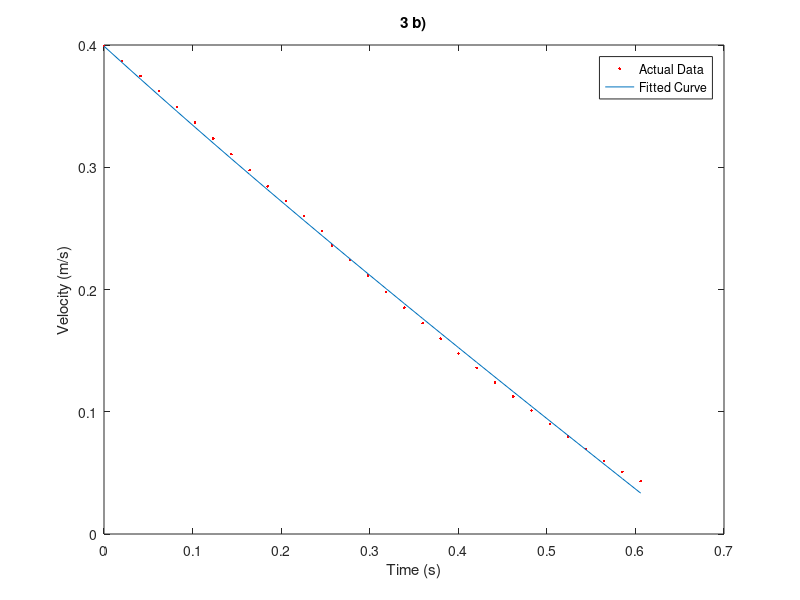

Recreate this plot in MATLAB.
%fit data for coastdown parameters
clear all
clc
load('smoothdata100imutime.mat');

trial=processeddata2;
t=trial(1,155:185)-trial(1,155);
y=trial(6,155:185);
% 
F=@(x,xdata)sqrt(x(1)/x(2))*tan(atan(sqrt(x(2)/x(1))*y(1))-sqrt(x(2)*x(1))*xdata);
x0=[.1 .0005];
[x,resnorm,~,exitflag,output]=lsqcurvefit(F,x0,t,y);
figure
plot(t,y,'r.')
hold on
plot(t,F(x,t));

xlabel('Time (s)')
ylabel('Velocity (m/s)')
title('3 b)')
legend('Actual Data','Fitted Curve')
